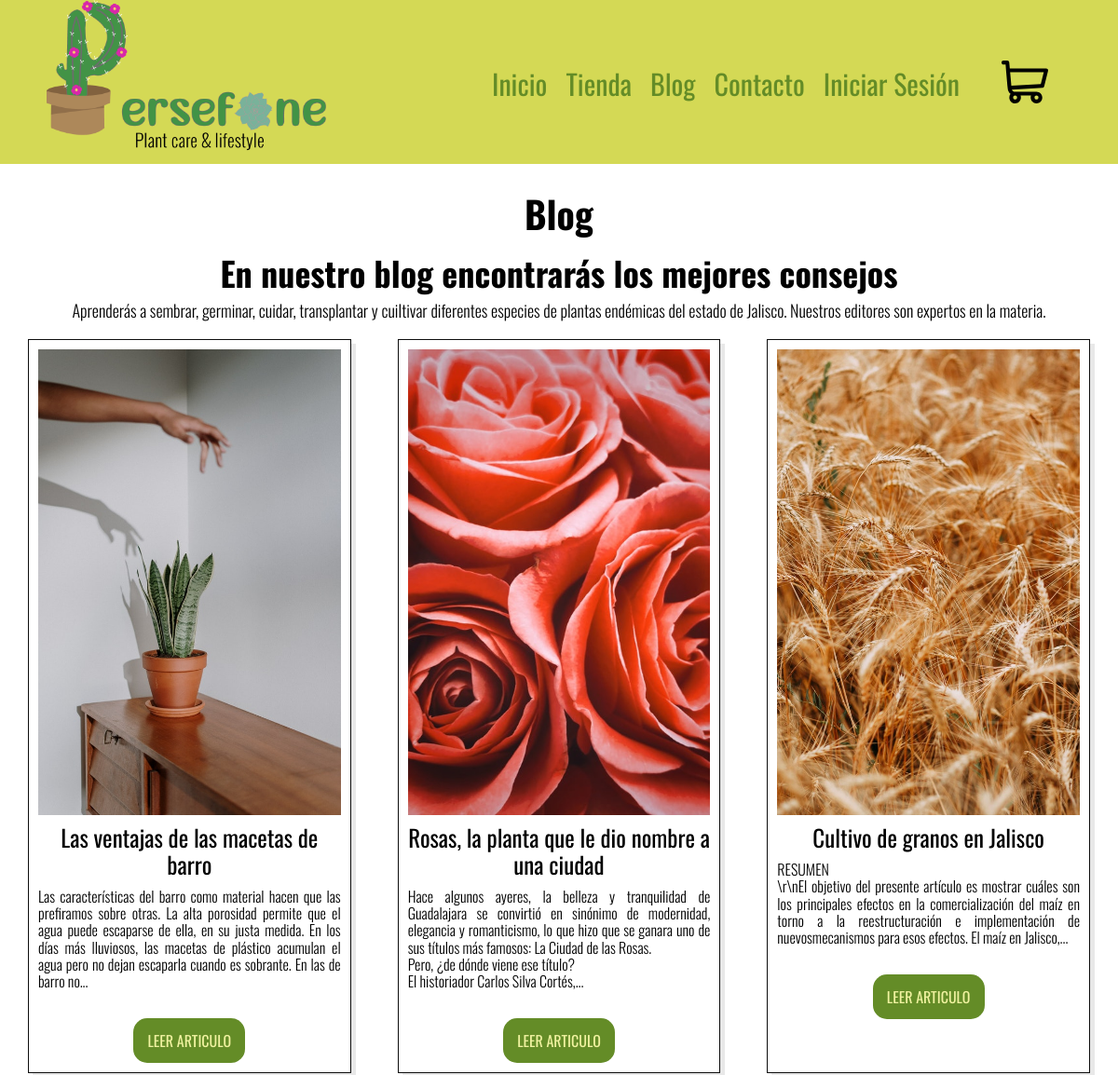
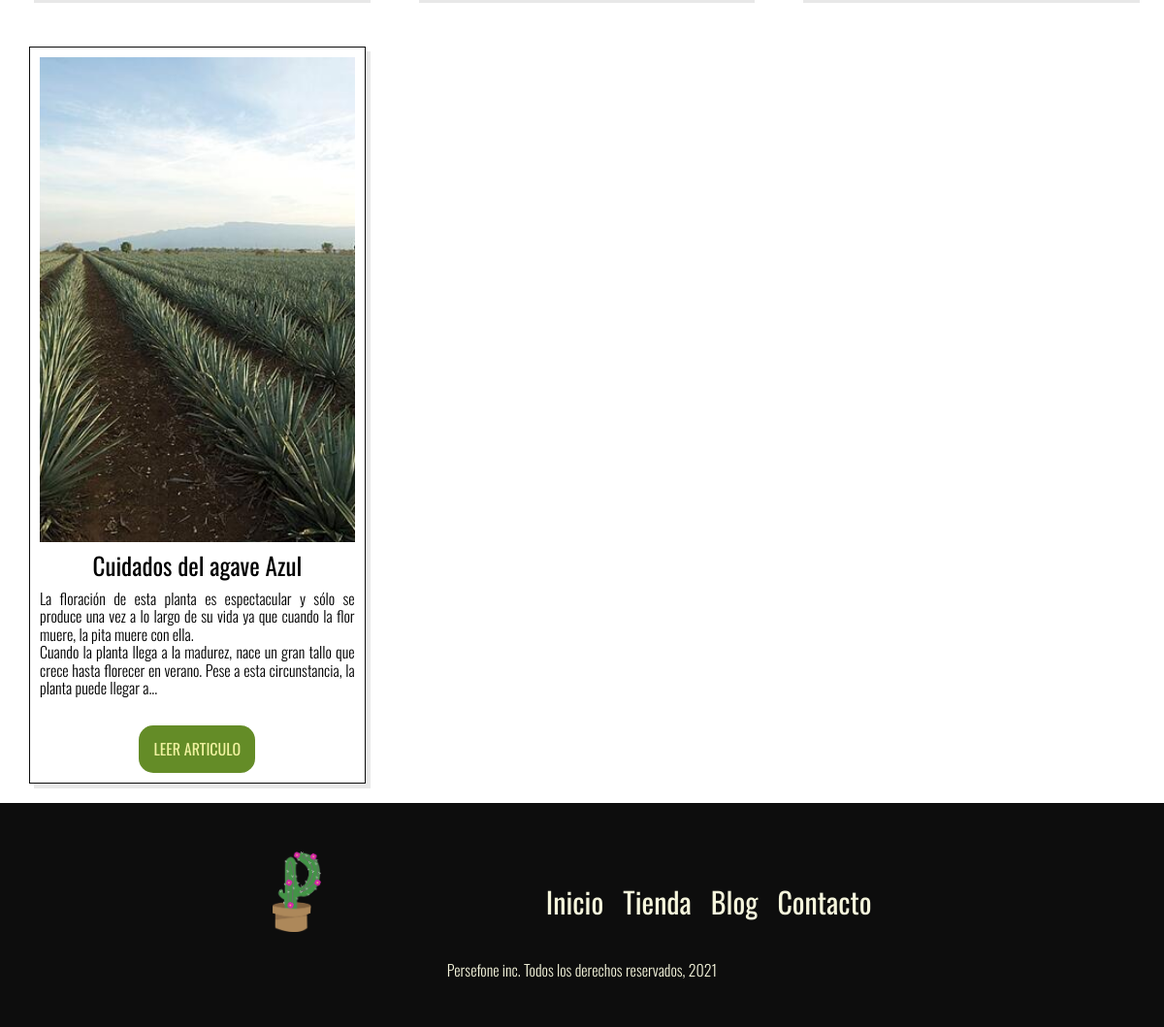
Screenshot of /blog.php with the database file from the repository (2 pictures, top to bottom).
### tables this page shows
CREATE TABLE `blog` (
  `idblog` int(11) NOT NULL AUTO_INCREMENT,
  `imagen` varchar(200) DEFAULT NULL,
  `titulo` varchar(200) NOT NULL,
  `categoria` int(1) NOT NULL,
  `Autor` varchar(60) NOT NULL,
  `creacion` date NOT NULL,
  `texto` longtext NOT NULL,
  PRIMARY KEY (`idblog`)
);

### blog.php (the view, shortened to what this page needs)
<?php
    require('base/header.php');
    $db = conectarDB();
    $query = "SELECT * FROM blog";
    $resultado = mysqli_query($db, $query);
?>
    <section class="nuestro-blog">
        <h1>Blog</h1>
        <h2>En nuestro blog encontrarás los mejores consejos</h2>
        <p>Aprenderás a sembrar, germinar, cuidar, transplantar y cuiltivar diferentes
            especies de plantas endémicas del estado de Jalisco. Nuestros editores son
            expertos en la materia.
        </p>
    </section>
    <main class="entradas contenedor">
        <?php while($entrada = mysqli_fetch_assoc($resultado)): ?>
            <div class="entrada">
                <img src="/images/<?php  echo $entrada['imagen'];?>" alt="Imagen de <?php  echo $entrada['titulo'];?>">
                <h3><?php  echo $entrada['titulo'];?></h3>
                <p><?php
                    $string = $entrada['texto'];
                    if(strlen($string) > 300){
                        $stringCut = substr($string, 0, 300);
                        $endPoint = strrpos($stringCut, ' ');
                        $string = $endPoint? substr($stringCut, 0, $endPoint) : substr($stringCut, 0);
                    }
                    echo $string.'...';
                ?></p>
                <a href="entrada.php?id=<?php echo $entrada['idblog']; ?>" class="blog-button button">Leer articulo</a>
            </div>
        <?php endwhile; ?>
    </main>
<?php
    require('base/footer.php');
?>

### base/header.php (shortened to what this page needs)
<?php
    $auth = $_SESSION['login'] ?? false;
?>
<!DOCTYPE html>
<html lang="en">
<head>
    <link rel="stylesheet" href="/build/css/app.css">
</head>
<body>
    <header class="header">
        <div class="logo">
            <a href="/index.php">
                <img src="/build/img/logo/long.png" alt="logo">
            </a>
        </div>
        <nav class="navegacion-principal">
            <a class='link' href="/index.php">Inicio</a>
            <a class='link' href="/tienda.php">Tienda</a>
            <a class='link' href="/blog.php">Blog</a>
            <a class='link' href="/contacto.php">Contacto</a>
            <?php if(!$auth): ?>
                <a class="link" href="login.php">Iniciar Sesión</a>
            <?php endif; ?>
            <a href="/carrito.php">
            <img src="/build/img/logo/carro-de-la-compra.svg" alt="Carrito de compras" class="img-carrito">
            </a>
        </nav>
    </header>

### base/footer.php (shortened to what this page needs)
</body>
<footer class="footer">
    <div class="contenedor-footer">
        <img src="/build/img/logo/short.png" alt="logo">
        <nav class="navegacion-footer">
            <a class='link' href="/index.php">Inicio</a>
            <a class='link' href="/tienda.php">Tienda</a>
            <a class='link' href="/blog.php">Blog</a>
            <a class='link' href="/contacto.php">Contacto</a>
        </nav>
    </div>
    <p>Persefone inc. Todos los derechos reservados, 2021</p>
</footer>
</html>

### build/css/app.css (style rules this page uses)
html { line-height:1.15;-webkit-text-size-adjust:100% }
body { margin:0 }
main { display:block }
h1 { font-size:2em;margin:.67em 0 }
a { background-color:transparent }
img { border-style:none }
html { box-sizing:border-box;font-size:62.5% }
*,:after,:before { box-sizing:inherit }
body { font-family:Oswald }
p { margin:0;font-size:1.6rem;font-weight:300;text-align:center }
.contenedor { margin:0 auto;max-width:120 rem;width:95% }
a { text-decoration:none }
img { max-width:100% }
h1 { font-size:4rem }
h1,h2 { margin:0 }
h2 { font-size:3.6rem }
h3 { font-size:3rem;margin:0 }
h1,h2,h3 { font-weight:700 }
.centrar-texto,h1,h2,h3 { text-align:center }
.header { display:flex;justify-content:space-between;padding:0 5rem;align-items:center;background-color:#d4d955;flex-direction:column;margin-bottom:2rem }
.header img { width:100%;height:auto;margin-bottom:1rem }
@media (min-width:768px) { .header { flex-direction:row } }
@media (min-width:768px) { .header img { width:30rem;height:auto } }
nav { display:none;text-align:center;margin-bottom:0 }
@media (min-width:768px) { nav { display:flex;flex-direction:row;margin-top:1.2rem } }
nav .link { font-size:3rem;margin-right:2rem;color:#648c27;margin-top:1rem;text-align:center }
.img-carrito { max-height:5rem;padding:1rem }
@media (min-width:768px) { .img-carrito { max-width:10rem;padding:0 } }
.button { font-size:2rem;margin:3rem auto 0;text-align:center;background-color:#648c27;color:#f0f2a0;padding:1.5rem;border-radius:1.5rem;text-transform:uppercase }
.footer { background-color:#0d0d0d;padding:5rem;color:beige;display:flex;flex-direction:column;gap:3rem }
.footer .contenedor-footer { display:flex;justify-content:space-evenly;align-items:center }
.footer img { width:5rem;height:auto }
.footer .navegacion-footer a { color:beige }
.nuestro-blog { margin-top:3rem }
.nuestro-blog h2 { margin:2rem auto 1rem }
.nuestro-blog p { font-size:1.8rem }
.entradas { display:flex;flex-direction:column;gap:1rem;margin-top:2rem;margin-bottom:2rem }
@media (min-width:768px) { .entradas { display:grid;grid-template-columns:repeat(2,1fr);gap:2rem } }
@media (min-width:1200px) { .entradas { display:grid;grid-template-columns:repeat(3,1fr);gap:5rem } }
.entrada { display:flex;flex-direction:column;border:1px solid #0d0d0d;box-shadow:.5rem .5rem rgba(0,0,0,.09);padding:1rem }
.entrada img { width:100%;height:50rem;-o-object-fit:cover;object-fit:cover;-o-object-position:center center;object-position:center center;margin-bottom:1rem }
.entrada h3 { font-size:2.5rem;font-weight:400;margin-bottom:1rem }
.entrada p { font-weight:300;text-align:justify }
.entrada .blog-button,.entrada p { font-size:1.6rem }

### rows the page displays
blog: imagen (picture), titulo "Las ventajas de las macetas de barro", texto "Las características del barro como material hacen que las prefiramos sobre otras. La alta porosidad permite que el agua puede escaparse de ella, en su justa medida. En los días más lluviosos, las macetas de plástico acumulan el agua pero no dejan escaparla cuando es sobrante. En las de barro no"
blog: imagen (picture), titulo "Rosas, la planta que le dio nombre a una ciudad", texto "Hace algunos ayeres, la belleza y tranquilidad de Guadalajara se convirtió en sinónimo de modernidad, elegancia y romanticismo, lo que hizo que se ganara uno de sus títulos más famosos: La Ciudad de las Rosas. Pero, ¿de dónde viene ese título? El historiador Carlos Silva Cortés,"
blog: imagen (picture), titulo "Cultivo de granos en Jalisco", texto "RESUMEN \\r\\nEl objetivo del presente artículo es mostrar cuáles son los principales efectos en la comercialización del maíz en torno a la reestructuración e implementación de nuevosmecanismos para esos efectos. El maíz en Jalisco,"
blog: imagen (picture), titulo "Cuidados del agave Azul", texto "La floración de esta planta es espectacular y sólo se produce una vez a lo largo de su vida ya que cuando la flor muere, la pita muere con ella. Cuando la planta llega a la madurez, nace un gran tallo que crece hasta florecer en verano. Pese a esta circunstancia, la planta puede llegar a"
